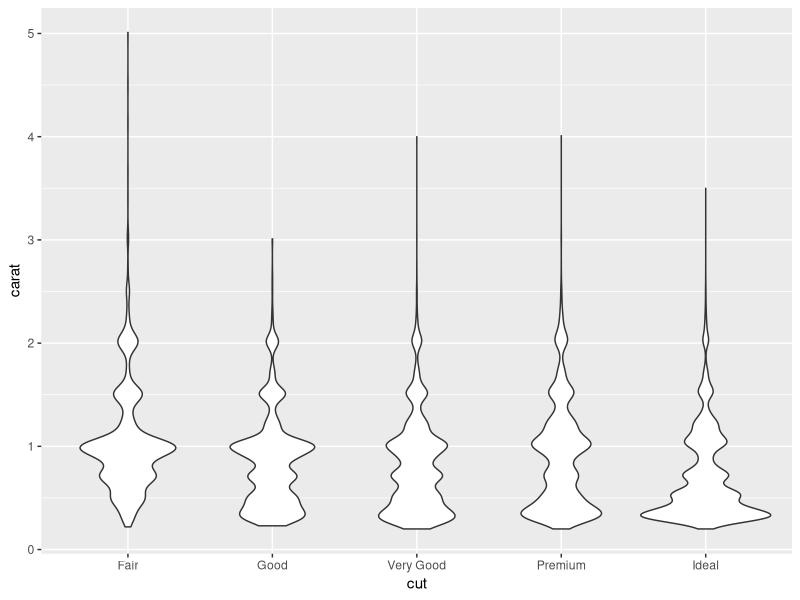

Source code (R):
## ---- chunk 1
library(ggplot2)
## ---- chunk 2
ggplot(diamonds, aes(x=cut, y=carat)) +
  geom_violin()
